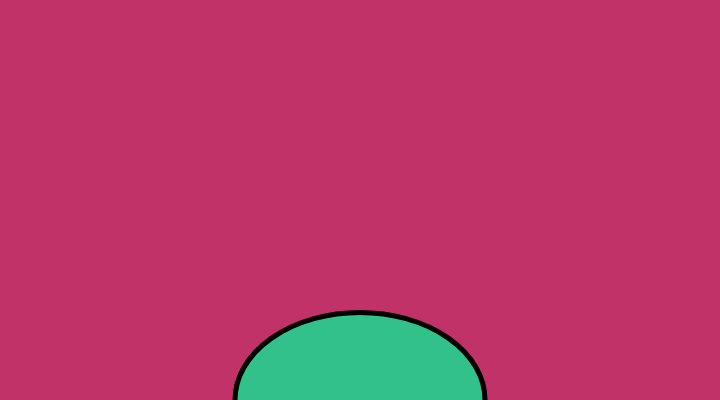
Frame 1 (no input)
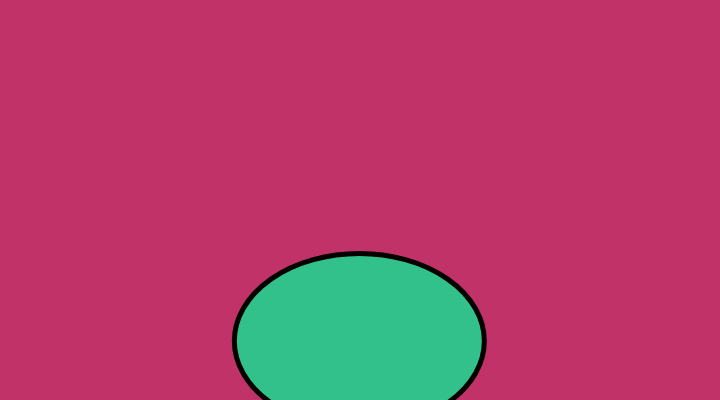
Frame 60 (no input)
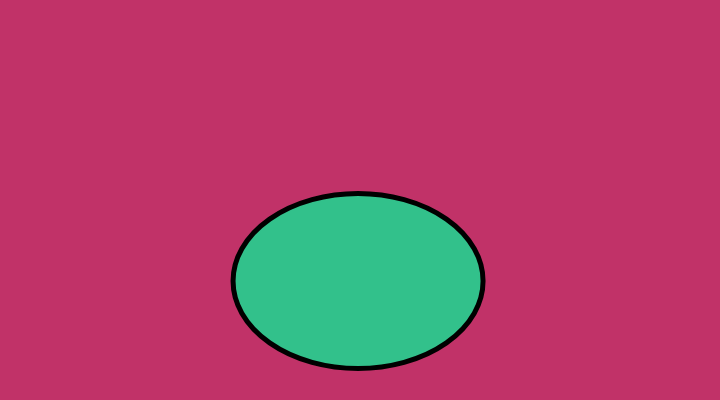
Frame 120 (the mouse pressed at the canvas centre since frame 60)

The p5.js sketch that drew these frames (run headless with seeded random() and noise() and a simulated clock; from frame 60 on, the mouse is pressed at the canvas centre):

// p5.js sketch
// ── sketch.js
let x, y;
function setup() {
createCanvas(720, 400);
x = width / 2;
y = height;
}
function draw() {
background(193,50,104);  
strokeWeight(5);
fill(50,193,139);
ellipse(x,y,250,175);  
x = x + random(-1, 1);
y = y - 1;  
if (y < 0) {
    y = height;
  }
}
